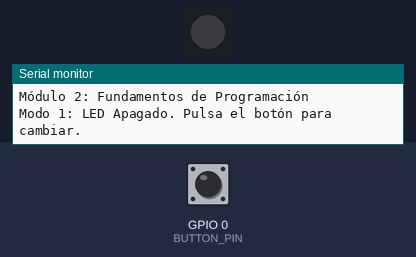
A program run on a simulated ESP32-S3. Parts: 1 RGB LEDs in strip order, left to right, the last lines printed to the serial monitor. Inputs (shaded band) come from the test bench; at power-on: GPIO 0 (BUTTON_PIN) HIGH. Dim RGB values are drawn brighter than linear.

Above: at 1.2 s.
1.3 s: GPIO 0 (BUTTON_PIN) pulled LOW for 0.15 s
At 1.47 s:
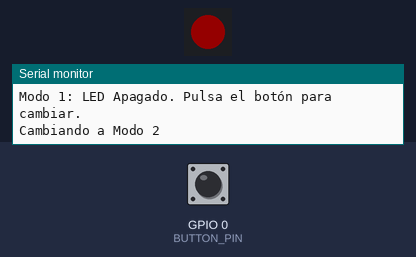
4.3 s: GPIO 0 (BUTTON_PIN) pulled LOW for 1 s
At 4.67 s:
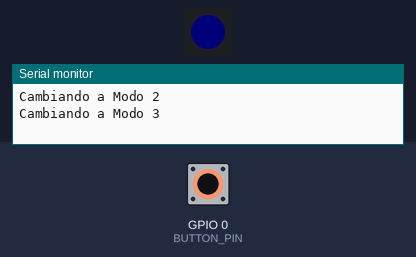
Timing chart, 0 to 8.8 s (numbered marks = the images above; inputs shaded):
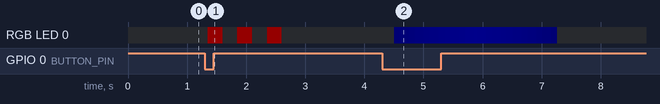

Measured:
- after the input at 1.3 s, RGB LED 0: alternates RGB(20, 0, 0) for 0.25 s and off for 0.25 s, 6 changes in all, then stays off, starting after 0.05 s
- after the input at 4.3 s, RGB LED 0: off → RGB(0, 0, 1) after 0.20 s, → RGB(0, 0, 2) 0.10 s later, → RGB(0, 0, 3) 0.15 s later, → RGB(0, 0, 4) 0.10 s later, … (24 changes in this stretch)

The program:

main.cpp
```cpp
#include <Arduino.h>
#include <Adafruit_NeoPixel.h>

// --- Pines y Constantes ---
#define NEOPIXEL_PIN 48 // Pin del LED RGB integrado
#define BUTTON_PIN 0    // Pin del botón "BOOT" integrado
#define NUM_PIXELS 1    // Número de LEDs

// --- Instancia de NeoPixel ---
Adafruit_NeoPixel pixels(NUM_PIXELS, NEOPIXEL_PIN, NEO_GRB + NEO_KHZ800);

// --- Variables Globales (Estado) ---
int currentMode = 1; // Variable para almacenar el modo actual
int totalModes = 3;  // Número total de modos

// Variables para el antirrebote (debounce) del botón
long lastDebounceTime = 0;
long debounceDelay = 50;
int lastButtonState = HIGH;
int buttonState;

// Variables para el temporizador de inactividad
unsigned long lastActivityTime = 0;
const long idleTimeout = 5000; // 5 segundos para volver al modo reposo

// Variables para modeBlink no bloqueante
int blinkCount = 0;
int ledState = LOW;
unsigned long previousMillisBlink = 0;
const long intervalBlink = 250;

// Variables para modeFade no bloqueante
int fadeBrightness = 0;
int fadeAmount = 5;
unsigned long previousMillisFade = 0;
const long intervalFade = 50;
int fadeCycleCount = 0;

// --- Prototipos de Funciones ---
void changeMode();
void modeOff();
void modeBlink();
void modeFade();

// --- Configuración Inicial ---
void setup() {
  Serial.begin(115200); // Iniciar comunicación serie
  Serial.println("Módulo 2: Fundamentos de Programación");

  pixels.begin();           // Iniciar el LED RGB
  pixels.setBrightness(20); // Ajustar brillo

  pinMode(BUTTON_PIN, INPUT_PULLUP); // Configurar el pin del botón como entrada con resistencia pull-up

  Serial.println("Modo 1: LED Apagado. Pulsa el botón para cambiar.");
  lastActivityTime = millis(); // Iniciar temporizador de actividad
}

// --- Bucle Principal ---
void loop() {
  // 1. Comprobar si debe volver al modo de reposo por inactividad
  if (currentMode != 1 && (millis() - lastActivityTime > idleTimeout)) {
    Serial.println("Volviendo a modo de reposo por inactividad.");
    currentMode = 1;
    pixels.clear();
    pixels.show();
  }

  // 2. Leer el estado del botón con antirrebote
  int reading = digitalRead(BUTTON_PIN);

  // Si el estado del botón ha cambiado, reiniciar el temporizador de antirrebote
  if (reading != lastButtonState) {
    lastDebounceTime = millis();
  }

  // Si ha pasado suficiente tiempo desde el último cambio, procesar el estado
  if ((millis() - lastDebounceTime) > debounceDelay) {
    // Si el estado del botón ha cambiado
    if (reading != buttonState) {
      buttonState = reading;

      // Si el botón ha sido PRESIONADO (LOW con PULLUP)
      if (buttonState == LOW) {
        changeMode(); // Cambiar de modo
      }
    }
  }

  lastButtonState = reading;

  // 3. Ejecutar el código del modo actual
  switch (currentMode) {
    case 1:
      modeOff();
      break;
    case 2:
      modeBlink();
      break;
    case 3:
      modeFade();
      break;
  }
}

// --- Definición de Funciones ---

/**
 * @brief Cambia al siguiente modo y lo imprime en el puerto serie.
 */
void changeMode() {
  currentMode++;
  if (currentMode > totalModes) {
    currentMode = 1; // Volver al primer modo
  }

  Serial.print("Cambiando a Modo ");
  Serial.println(currentMode);

  // Reset state for non-blocking modes
  if (currentMode == 2) {
    blinkCount = 0;
    ledState = LOW;
    previousMillisBlink = 0; // Reset timer
  } else if (currentMode == 3) {
    fadeBrightness = 0;
    fadeAmount = 5;
    previousMillisFade = 0;
    fadeCycleCount = 0; // Resetear el contador de ciclos del fade
  }

  // Apagar el LED al cambiar de modo para limpiar el estado anterior
  pixels.clear();
  pixels.show();

  lastActivityTime = millis(); // Reiniciar temporizador en cada cambio de modo
}

/**
 * @brief MODO 1: Mantiene el LED apagado.
 */
void modeOff() {
  // El LED ya se apaga en changeMode(), así que no es necesario hacer nada aquí.
  // Esta función se deja para claridad estructural.
}

/**
 * @brief MODO 2: Hace parpadear el LED en color rojo 3 veces.
 *        Usa un bucle 'for'.
 */
void modeBlink() {
  if (blinkCount < 6) { // 3 blinks (on/off is 6 states)
    unsigned long currentMillis = millis();
    if (currentMillis - previousMillisBlink >= intervalBlink) {
      previousMillisBlink = currentMillis;
      if (ledState == LOW) {
        ledState = HIGH;
        pixels.setPixelColor(0, pixels.Color(255, 0, 0)); // Rojo
        pixels.show();
      } else {
        ledState = LOW;
        pixels.clear();
        pixels.show();
      }
      blinkCount++;
      lastActivityTime = millis(); // Reiniciar temporizador mientras parpadea
    }
  }
  // After 3 blinks, the animation stops and the LED remains off.
  // The device will stay in mode 2 until the button is pressed again or timeout.
}

/**
 * @brief MODO 3: Realiza un efecto de fundido (fade in/out) con el color azul.
 *        Usa bucles 'for' para controlar el brillo.
 */
void modeFade() {
  // La animación solo se ejecuta si no ha completado un ciclo de fade-in/out
  if (fadeCycleCount < 2) {
    unsigned long currentMillis = millis();
    if (currentMillis - previousMillisFade >= intervalFade) {
      previousMillisFade = currentMillis;
      pixels.setPixelColor(0, pixels.Color(0, 0, fadeBrightness));
      pixels.show();
      fadeBrightness = fadeBrightness + fadeAmount;
      if (fadeBrightness <= 0 || fadeBrightness >= 150) {
        fadeAmount = -fadeAmount; // Invertir la dirección del fade
        fadeCycleCount++;         // Incrementar el contador de ciclos
      }
      lastActivityTime = millis(); // Reiniciar temporizador mientras hace el fade
    }
  }
}
```
